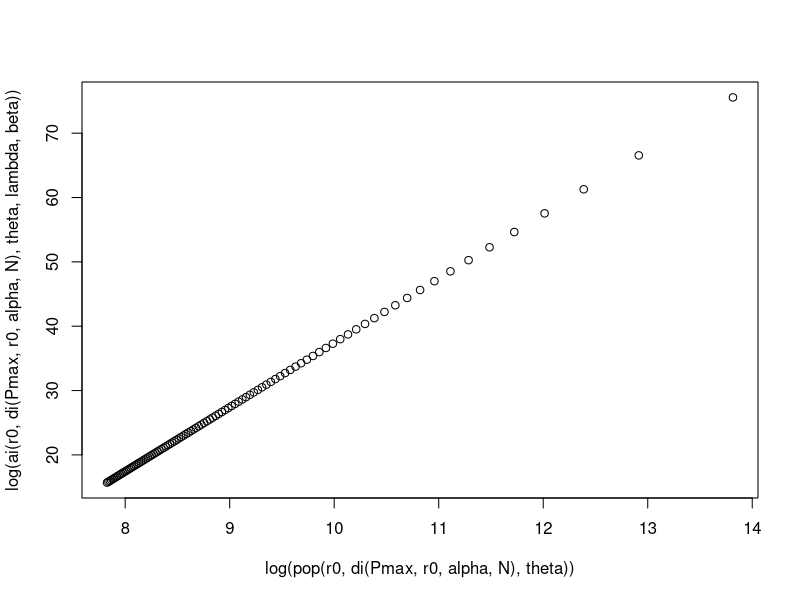
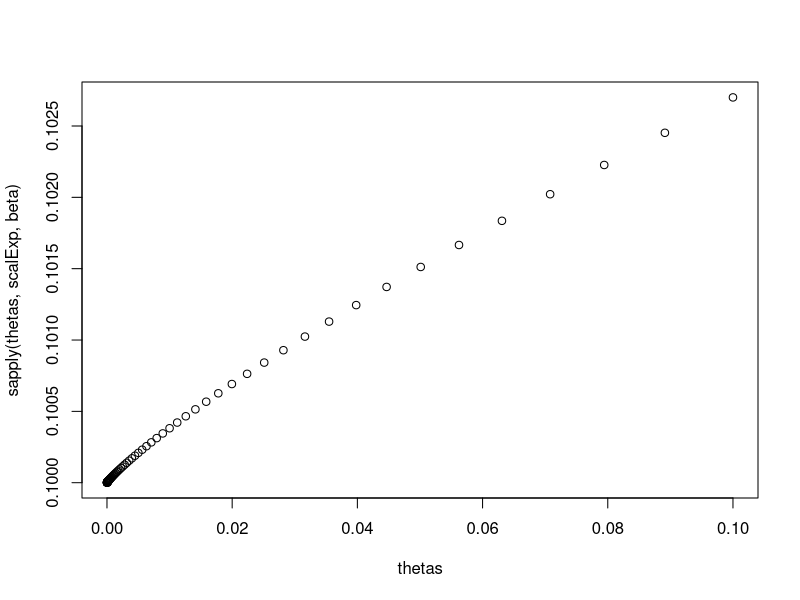
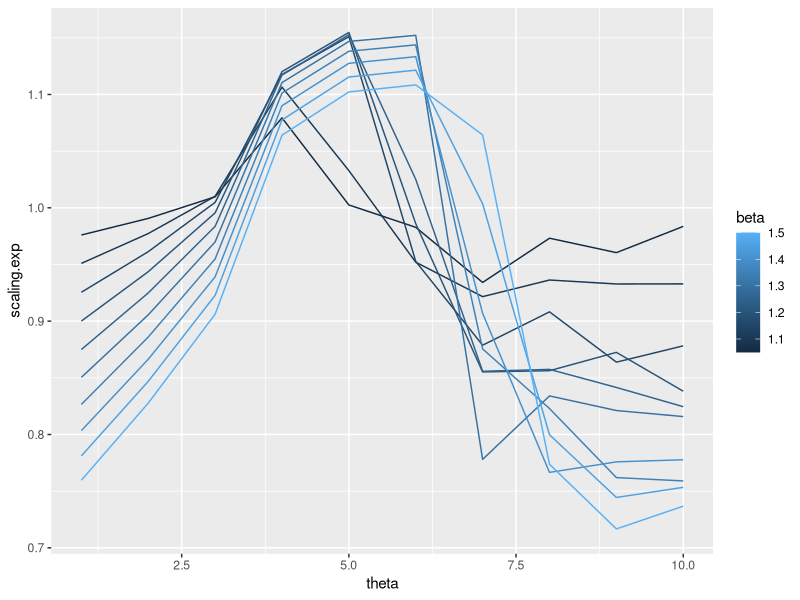

The R script that drew these images, in order:

#########
## Verif of analytical derivations for scaling sensitivity


# generate a vector of radiuses (constant density)
ri <- function(Pmax,d0,alpha,N){
  return(sqrt(Pmax/(2*pi*d0)*(1:N)^(-alpha)))
}
# not used ?

# generate a vector of densities (constant radius)
di <- function(Pmax,r0,alpha,N){
  return(Pmax/(2*pi*r0^2)*(1:N)^(-alpha))
}

# P_i(\theta)
pop <- function(ri,di,theta){
  return(2*pi*di*ri^2*(1+log(theta/di)*theta/di - theta/di))
}

# A_i(\theta)
ai <- function(ri,di,theta,lambda,beta){
  return(lambda/beta^2*2*pi*di^beta*ri^2*(1+log(theta/di)*(theta/di)^beta - (theta/di)^beta))
}


Pmax = 1000000
d0=100
r0=10
alpha=1.3
lambda=1
beta=10
theta=10^(-3)
N=100

plot(log(pop(r0,di(Pmax,r0,alpha,N),theta)),log(ai(r0,di(Pmax,r0,alpha,N),theta,lambda,beta)))


# scaling exponent (computed empirically via lm) as a function of theta,beta
scalExp <- function(theta,beta){
  x=log(pop(r0,di(Pmax,r0,alpha,N),theta))
  y=log(ai(r0,di(Pmax,r0,alpha,N),theta,lambda,beta))
 return(lm(x~y)$coefficients[2])
}

# not needed, use sapply(x,fun,...)
scalExpBeta <- function(theta){
  return(scalExp(theta,beta))
}

thetas = 10^(seq(from=-5,to=-1,by=0.05))
sapply(thetas,scalExp,beta)

beta = 10
plot(thetas,sapply(thetas,scalExp,beta))

#########
# Plot alpha(theta) for different betas
library(ggplot2)
#thetas = 10^(seq(from=-2,to=-0.2,by=0.01))
thetas = 1:10
betas = seq(from=1.05,to=1.5,by=0.05)

theta=c();scaling.exp=c();beta=c();
for(b in betas){
  beta=append(beta,rep(b,length(thetas)));
  theta=append(theta,thetas);
  scaling.exp=append(scaling.exp,sapply(thetas,scalExp,b))
}

# plot
ggplot(data.frame(theta,scaling.exp,beta),aes(x=theta,y=scaling.exp,colour=beta)) + geom_line(aes(group=beta))




